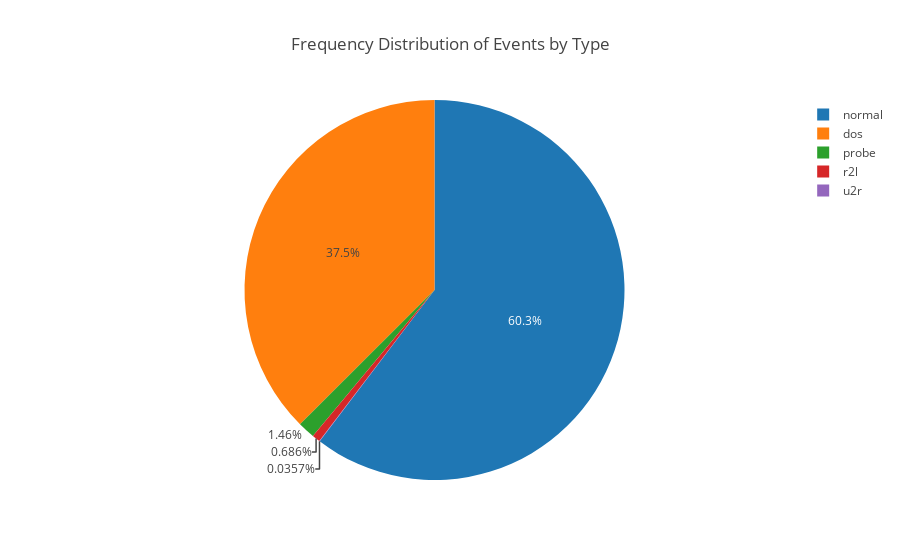

The notebook cell saved with this chart:
### Markdown cell above
Let's look at the same data but this time with a pie chart:

### Code cell
# Pie chart: 

fig = chart_attack_counts(df1, chart_type='pie')
iplot(fig, filename='basic-pie')

### Figure 1 — Plotly figure (JSON) as saved in the notebook; plotly's stock layout.template omitted (floating-point values rounded to 4 significant figures)
{"data": [{"labels": ["u2r", "r2l", "probe", "dos", "normal"], "type": "pie", "values": [0.03572, 0.6862, 1.464, 37.48, 60.33]}], "layout": {"title": "Frequency Distribution of Events by Type", "xaxis": {"title": "Attack Type"}, "yaxis": {"title": "Percentage (%)"}}}
